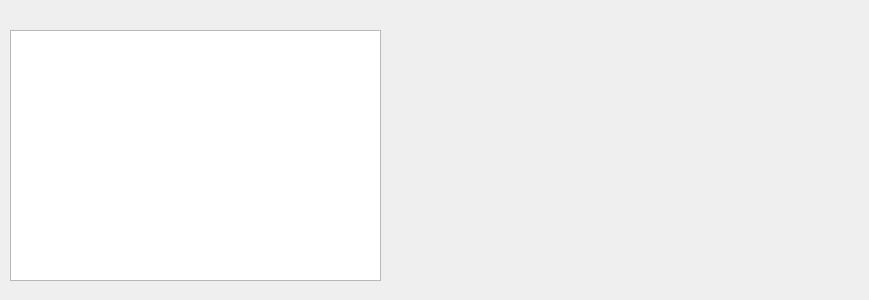
<?xml version="1.0" encoding="UTF-8"?>
<ui version="4.0">
 <class>Dialog</class>
 <widget class="QDialog" name="Dialog">
  <property name="geometry">
   <rect>
    <x>0</x>
    <y>0</y>
    <width>869</width>
    <height>300</height>
   </rect>
  </property>
  <property name="windowTitle">
   <string>Dialog</string>
  </property>
  <widget class="QGraphicsView" name="graphicsView">
   <property name="geometry">
    <rect>
     <x>10</x>
     <y>30</y>
     <width>371</width>
     <height>251</height>
    </rect>
   </property>
  </widget>
 </widget>
 <layoutdefault spacing="6" margin="11"/>
 <resources/>
 <connections/>
</ui>
